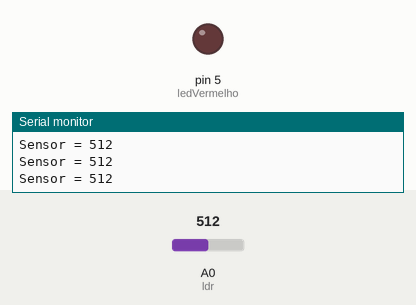
Simulated run of this sketch. Board: Arduino Uno, built with avr-gcc and run on an emulated ATmega328P. Shown: output pins drawn as LEDs (lit = HIGH), the last lines printed to the serial monitor. The inputs (shaded band) are chosen by the test bench; at power-on: A0 (ldr) = 512.

Above: at 1.2 s.
1.3 s: A0 (ldr) set to 487
At 1.8 s:
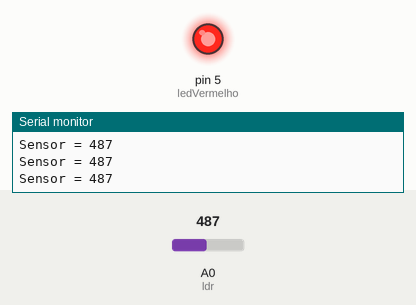
2.8 s: A0 (ldr) set to 510
At 4.2 s:
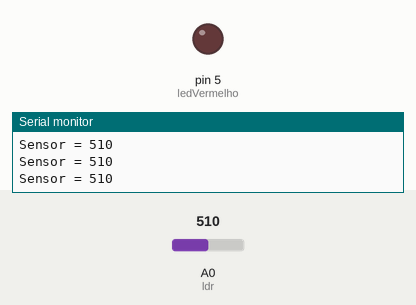
5.8 s: A0 (ldr) set to 490
At 6.4 s:
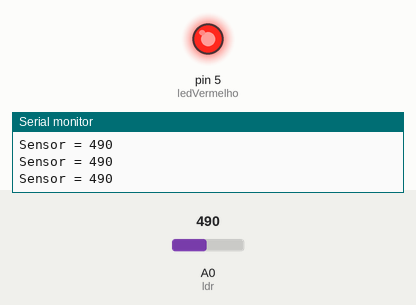
Timing chart, 0 to 8.8 s (numbered marks = the images above; inputs shaded):
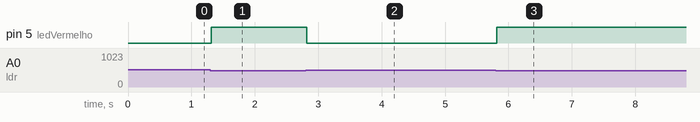

Measured:
- the behaviour switches between 500 and 499 on A0 (ldr) (found by bisection; images 0 and 1)
- after the input at 1.3 s, pin 5 (ledVermelho): LOW → HIGH at once
- after the input at 2.8 s, pin 5 (ledVermelho): HIGH → LOW at once
- after the input at 5.8 s, pin 5 (ledVermelho): LOW → HIGH at once

The sketch:

LDR.ino
```cpp
int ldr = A0;
int valor = 0;
int ledVermelho = 5;

void setup(){
  Serial.begin(9600);
    pinMode(ledVermelho, OUTPUT);
}

void loop(){
  valor = analogRead(ldr);
    Serial.print("Sensor = ");
    Serial.println(valor);

    if(valor < 500){
      digitalWrite(ledVermelho, 1);
    }else{
        digitalWrite(ledVermelho, 0);
    }
  delay(10);
}
```
